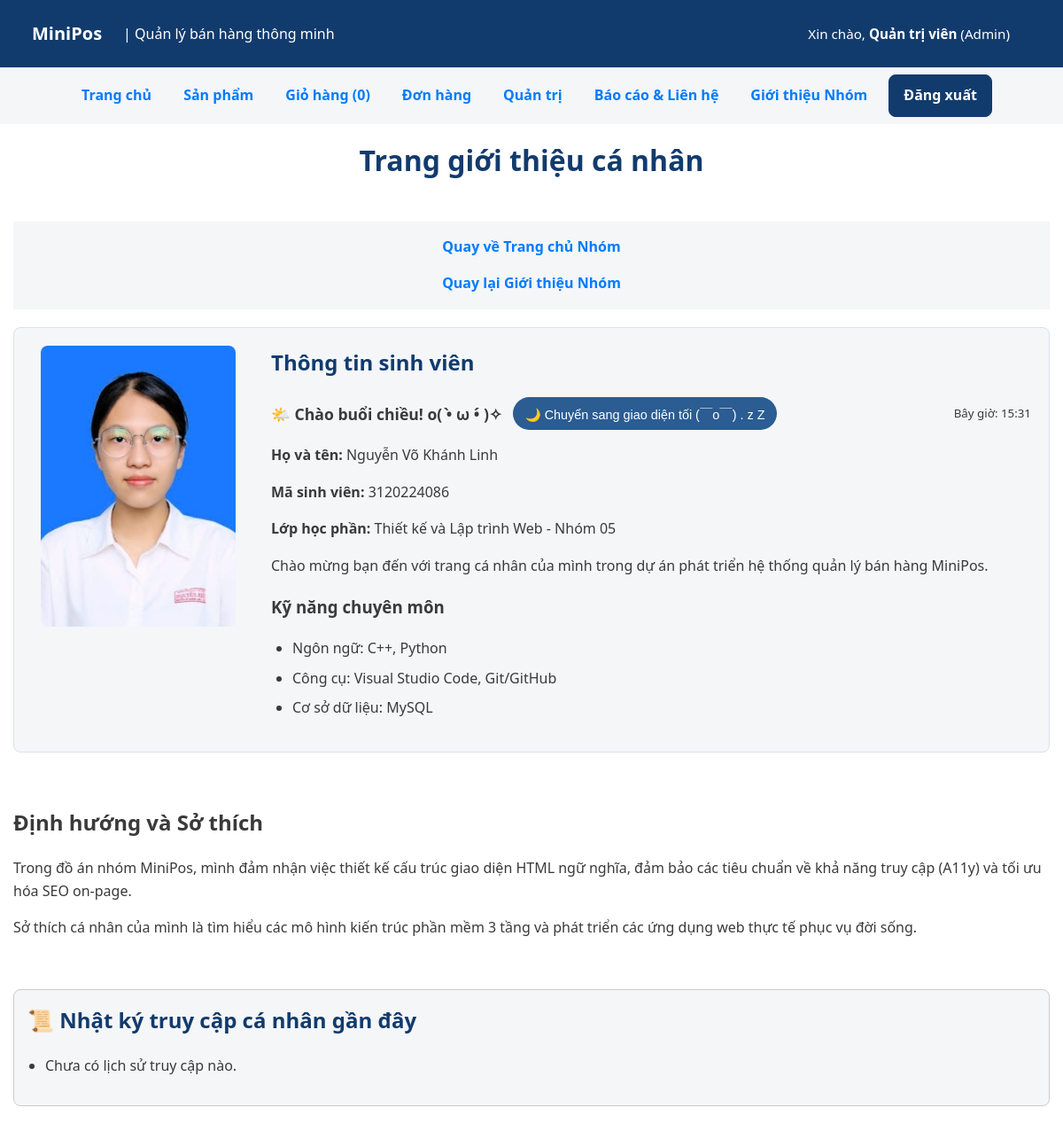
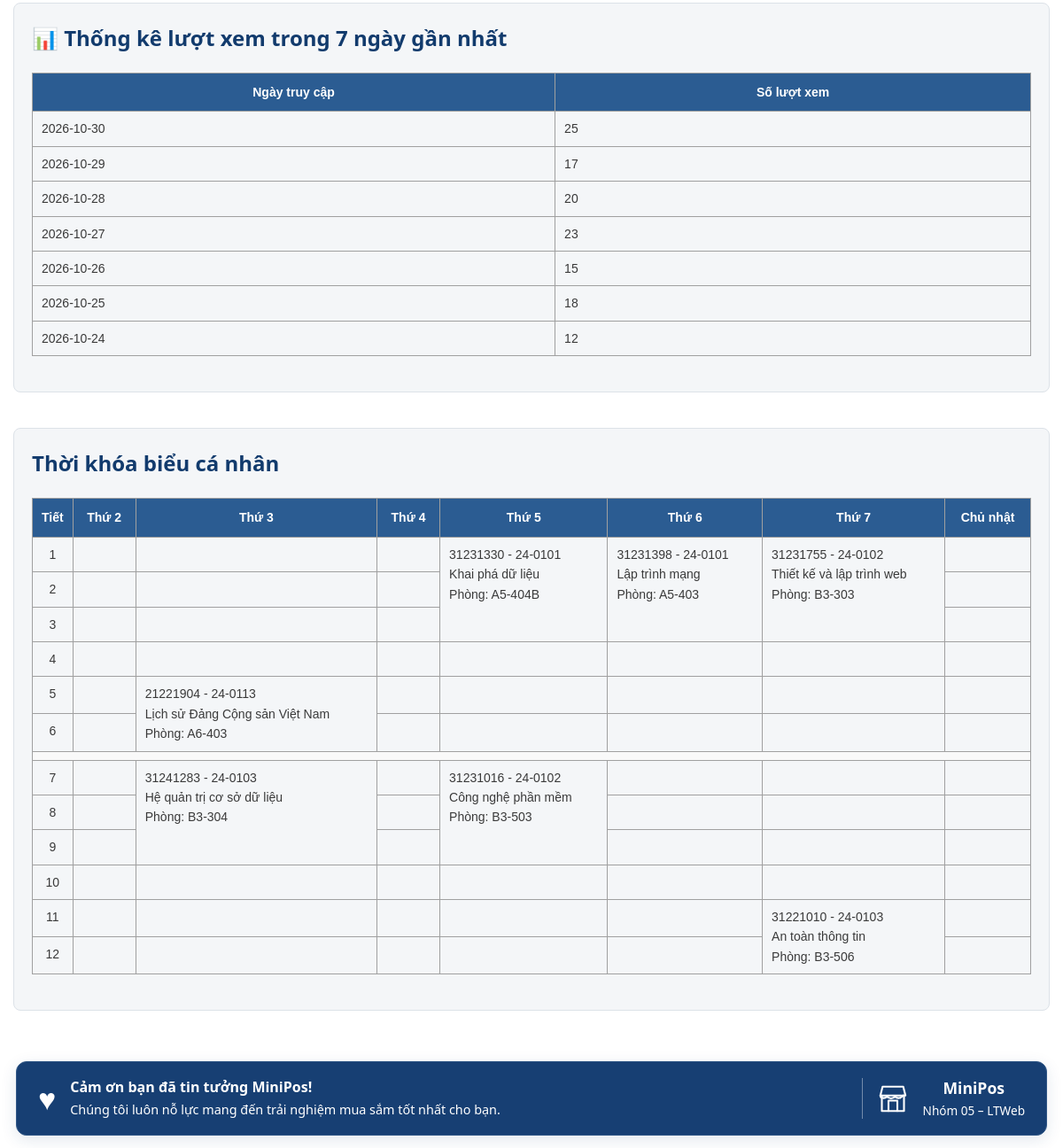
Screenshot of /thanhvien/3120224086_Linh/gioithieu.php (signed in) with the database file from the repository (2 pictures, top to bottom).
### tables this page shows
CREATE TABLE nguoi_dung (
    id       INT UNSIGNED AUTO_INCREMENT PRIMARY KEY,
    email    VARCHAR(100) NOT NULL,
    ho_ten   VARCHAR(100) NOT NULL,
    mat_khau VARCHAR(255) NOT NULL,
    vai_tro  ENUM('quan_tri', 'nhan_vien') NOT NULL DEFAULT 'nhan_vien',
    ngay_tao DATETIME NOT NULL DEFAULT CURRENT_TIMESTAMP,
    UNIQUE KEY uq_nguoi_dung_email (email)
);

CREATE TABLE tv_luot_xem (
    id             INT UNSIGNED AUTO_INCREMENT PRIMARY KEY,
    mssv           VARCHAR(15) NOT NULL,
    ngay_xem       DATE NOT NULL,
    so_luot        INT UNSIGNED NOT NULL DEFAULT 0,

    CONSTRAINT fk_tv_luot_xem_thanh_vien
        FOREIGN KEY (mssv)
        REFERENCES thanh_vien(mssv)
        ON DELETE CASCADE,

    UNIQUE KEY uq_tv_luot_xem_mssv_ngay (mssv, ngay_xem)
);

### inc/ham.php (called while the page is built, shortened)
<?php
function e(string|int|float|null $giaTri): string
{
    return htmlspecialchars(
        (string) $giaTri,
        ENT_QUOTES | ENT_SUBSTITUTE,
        'UTF-8'
    );
}

### inc/xac-thuc.php (called while the page is built, shortened)
<?php
function nguoiDung(): ?array
{
    $uid = $_SESSION['uid'] ?? null;
    static $user = null;
    if ($user === null) {
        $khoNguoiDung = new \App\Data\KhoNguoiDung(db());
        $user = $khoNguoiDung->timTheoId($uid);
    }
    return $user;
}

### inc/db.php (called while the page is built, shortened)
<?php
function db(): PDO
{
    static $pdo = null;
    if ($pdo === null) {
        $host = getenv('DB_HOST') ?: '127.0.0.1;port=3307';
        $ten  = getenv('DB_NAME') ?: 'ltweb_nhom05';
        $user = getenv('DB_USER') ?: 'sang';
        $pass = getenv('DB_PASS') !== false ? (string) getenv('DB_PASS') : '1';
        $pdo = new PDO(
            "mysql:host=$host;dbname=$ten;charset=utf8mb4",
            $user,
            $pass,
            [
                PDO::ATTR_ERRMODE            => PDO::ERRMODE_EXCEPTION,
                PDO::ATTR_DEFAULT_FETCH_MODE => PDO::FETCH_ASSOC,
                PDO::ATTR_EMULATE_PREPARES   => false,
            ]
        );
    }
    return $pdo;
}

### src/Data/KhoNguoiDung.php (called while the page is built, shortened)
<?php
final class KhoNguoiDung
{
    public function timTheoId(int $id): ?array
    {
        $st = $this->db->prepare(
            'SELECT id, email, ho_ten, vai_tro FROM nguoi_dung WHERE id = ?'
        );
        $st->execute([$id]);
        $dong = $st->fetch();
        return $dong ?: null;
    }
}

### src/Services/GioHang.php (called while the page is built, shortened)
<?php
final class GioHang
{
    public function demSoLuong(): int
    {
        return array_sum(
            array_map(
                'intval',
                $_SESSION[self::KHOA_SESSION]
            )
        );
    }
}

### thanhvien/3120224086_Linh/gioithieu.php (the view, shortened to what this page needs)
<?php
$goc = '../../';
$cssTrang = 'profile.css';
require_once $goc . 'inc/config.php';
$pdo = db();
$mssv = '3120224086';
$sql = "SELECT ngay_xem, so_luot
        FROM tv_luot_xem
        WHERE mssv = ?
          AND ngay_xem >= CURDATE() - INTERVAL 6 DAY
          AND ngay_xem <= CURDATE()
        ORDER BY ngay_xem DESC";
$stmt = $pdo->prepare($sql);
$stmt->execute([$mssv]);
$luotXem = $stmt->fetchAll();
$logs = [];
$currentTheme = (isset($_COOKIE['theme']) && $_COOKIE['theme'] === 'dark') ? 'dark' : 'light';
require_once $goc . 'inc/header.php';
?>
<main class="profile-container">
    <div class="page-title-banner">
        <h1>Trang giới thiệu cá nhân</h1>
    </div>
    <nav>
        <a href="<?= e($goc) ?>index.php">Quay về Trang chủ Nhóm</a>
        <a href="<?= e($goc) ?>gioi-thieu.php">Quay lại Giới thiệu Nhóm</a>
    </nav>
    <section class="profile-header">
        <div class="profile-avatar">
            <img
                src="linh_avatar.png"
                alt="Ảnh chân dung sinh viên Nguyễn Võ Khánh Linh"
                class="profile-img">
        </div>
        <div class="profile-info">
            <h2>Thông tin sinh viên</h2>
            <div class="tuong-tac-ca-nhan">
                <p id="loi-chao" class="loi-chao" aria-live="polite">
                </p>
                <button id="nut-giao-dien" type="button" aria-pressed="<?= $currentTheme === 'dark' ? 'true' : 'false' ?>">
                </button>
            </div>
            <p><strong>Họ và tên:</strong> Nguyễn Võ Khánh Linh</p>
            <p><strong>Mã sinh viên:</strong> 3120224086</p>
            <p>
                <strong>Lớp học phần:</strong> Thiết kế và Lập trình Web - Nhóm 05
            </p>
            <p>
                Chào mừng bạn đến với trang cá nhân của mình trong dự án phát triển
                hệ thống quản lý bán hàng MiniPos.
            </p>
            <h3>Kỹ năng chuyên môn</h3>
            <ul class="skills-list">
                <li>Ngôn ngữ: C++, Python</li>
                <li>Công cụ: Visual Studio Code, Git/GitHub</li>
                <li>Cơ sở dữ liệu: MySQL</li>
            </ul>
        </div>
    </section>
    <article>
        <h2>Định hướng và Sở thích</h2>
        <p>
            Trong đồ án nhóm MiniPos, mình đảm nhận việc thiết kế cấu trúc giao
            diện HTML ngữ nghĩa, đảm bảo các tiêu chuẩn về khả năng truy cập
            (A11y) và tối ưu hóa SEO on-page.
        </p>
        <p>
            Sở thích cá nhân của mình là tìm hiểu các mô hình kiến trúc phần mềm 3
            tầng và phát triển các ứng dụng web thực tế phục vụ đời sống.
        </p>
    </article>
    <section class="access-log-section" style="margin: 20px 0; padding: 15px; border: 1px solid #ccc; border-radius: 8px;">
        <h2>📜 Nhật ký truy cập cá nhân gần đây</h2>
        <ul style="list-style-type: disc; padding-left: 20px;">
            <?php if (!empty($logs)): ?>
                <?php foreach ($logs as $logItem): ?>
                    <li><small><?= e($logItem) ?></small></li>
                <?php endforeach; ?>
            <?php else: ?>
                <li>Chưa có lịch sử truy cập nào.</li>
            <?php endif; ?>
        </ul>
    </section>
<section class="view-count-section">
    <h2>📊 Thống kê lượt xem trong 7 ngày gần nhất</h2>
    <?php if (!empty($luotXem)): ?>
        <div class="table-responsive">
            <table class="schedule-table">
                <thead>
                    <tr>
                        <th>Ngày truy cập</th>
                        <th>Số lượt xem</th>
                    </tr>
                </thead>
                <tbody>
                    <?php foreach ($luotXem as $item): ?>
                        <tr>
                            <td><?= e($item['ngay_xem']) ?></td>
                            <td><?= e((string) $item['so_luot']) ?></td>
                        </tr>
                    <?php endforeach; ?>
                </tbody>
            </table>
        </div>
    <?php else: ?>
        <p>Chưa có dữ liệu lượt xem.</p>
    <?php endif; ?>
</section>
    <section>
        <h2>Thời khóa biểu cá nhân</h2>
        <div class="table-responsive">
            <table class="schedule-table">
                <thead>
                    <tr>
                        <th scope="col">Tiết</th>
                        <th scope="col">Thứ 2</th>
                        <th scope="col">Thứ 3</th>
                        <th scope="col">Thứ 4</th>
                        <th scope="col">Thứ 5</th>
                        <th scope="col">Thứ 6</th>
                        <th scope="col">Thứ 7</th>
                        <th scope="col">Chủ nhật</th>
                    </tr>
                </thead>
                <tbody>
                    <tr>
                        <td class="period">1</td>
                        <td></td>
                        <td></td>
                        <td></td>
                        <td rowspan="3">
                            31231330 - 24-0101<br>
                            Khai phá dữ liệu<br>
                            Phòng: A5-404B
                        </td>
                        <td rowspan="3">
                            31231398 - 24-0101<br>
                            Lập trình mạng<br>
                            Phòng: A5-403
                        </td>
                        <td rowspan="3">
                            31231755 - 24-0102<br>
                            Thiết kế và lập trình web<br>
                            Phòng: B3-303
                        </td>
                        <td></td>
                    </tr>
                    <tr>
                        <td class="period">2</td>
                        <td></td>
                        <td></td>
                        <td></td>
                        <td></td>
                    </tr>
                    <tr>
                        <td class="period">3</td>
                        <td></td>
                        <td></td>
                        <td></td>
                        <td></td>
                    </tr>
                    <tr>
                        <td class="period">4</td>
                        <td></td>
                        <td></td>
                        <td></td>
                        <td></td>
                        <td></td>
                        <td></td>
                        <td></td>
                    </tr>
                    <tr>
                        <td class="period">5</td>
                        <td></td>
                        <td rowspan="2">
                            21221904 - 24-0113<br>
                            Lịch sử Đảng Cộng sản Việt Nam<br>
                            Phòng: A6-403
                        </td>
                        <td></td>
                        <td></td>
                        <td></td>
                        <td></td>
                        <td></td>
                    </tr>
                    <tr>
                        <td class="period">6</td>
                        <td></td>
                        <td></td>
                        <td></td>
                        <td></td>
                        <td></td>
                        <td></td>
                    </tr>
                    <tr class="break-row">
                        <td colspan="8"></td>
                    </tr>
                    <tr>
                        <td class="period">7</td>
                        <td></td>
                        <td rowspan="3">
                            31241283 - 24-0103<br>
                            Hệ quản trị cơ sở dữ liệu<br>
                            Phòng: B3-304
                        </td>
                        <td></td>
                        <td rowspan="3">
                            31231016 - 24-0102<br>
                            Công nghệ phần mềm<br>
                            Phòng: B3-503
                        </td>
                        <td></td>
                        <td></td>
                        <td></td>
                    </tr>
                    <tr>
                        <td class="period">8</td>
                        <td></td>
                        <td></td>
                        <td></td>
                        <td></td>
                        <td></td>
                    </tr>
                    <tr>
                        <td class="period">9</td>
                        <td></td>
                        <td></td>
                        <td></td>
                        <td></td>
                        <td></td>
                    </tr>
                    <tr>
                        <td class="period">10</td>
                        <td></td>
                        <td></td>
                        <td></td>
                        <td></td>
                        <td></td>
                        <td></td>
                        <td></td>
                    </tr>
                    <tr>
                        <td class="period">11</td>
                        <td></td>
                        <td></td>
                        <td></td>
                        <td></td>
                        <td></td>
                        <td rowspan="2">
                            31221010 - 24-0103<br>
                            An toàn thông tin<br>
                            Phòng: B3-506
                        </td>
                        <td></td>
                    </tr>
                    <tr>
                        <td class="period">12</td>
                        <td></td>
                        <td></td>
                        <td></td>
                        <td></td>
                        <td></td>
                        <td></td>
                    </tr>
                </tbody>
            </table>
        </div>
    </section>
</main>
<?php require_once $goc . 'inc/footer.php'; ?>

### inc/header.php (shortened to what this page needs)
<?php
require_once __DIR__ . '/config.php';
$goc = isset($goc) && is_string($goc) ? $goc : '';
$trangHienTai = basename(
    is_string($_SERVER['SCRIPT_NAME'] ?? null)
        ? $_SERVER['SCRIPT_NAME']
        : 'index.php',
    '.php'
);
$soLuongGioHang = 0;
try {
    $khoSanPhamHeader = new \App\Data\KhoSanPham(db());
    $gioHangHeader = new \App\Services\GioHang($khoSanPhamHeader);
    $soLuongGioHang = $gioHangHeader->demSoLuong();
} catch (\Throwable $loi) {
    error_log('Không thể lấy số lượng giỏ hàng trên header: ' . $loi->getMessage());
}
$uHeader = nguoiDung();
$dangNhapHeader = ($uHeader !== null);
$menuHeader = [
    'index'     => 'Trang chủ',
    'danh-sach' => 'Sản phẩm',
    'gio-hang'  => 'Giỏ hàng',
];
if ($dangNhapHeader) {
    $menuHeader['don-hang'] = 'Đơn hàng';
    if (($uHeader['vai_tro'] ?? '') === 'quan_tri') {
        $menuHeader['quan-tri'] = 'Quản trị';
    }
}
$menuHeader['lien-he']    = 'Báo cáo & Liên hệ';
$menuHeader['gioi-thieu'] = 'Giới thiệu Nhóm';
?>
<!DOCTYPE html>
<html lang="vi">
<head>
    <link rel="stylesheet" href="<?= e($goc) ?>css/style.css">
    <?php if (isset($cssTrang) && is_string($cssTrang) && preg_match('/\A[a-zA-Z0-9_-]+\.css\z/', $cssTrang) === 1): ?>
        <link rel="stylesheet" href="<?= e($cssTrang) ?>">
    <?php endif; ?>
</head>
<body>
    <header class="dau-trang">
        <strong>
            <a class="lien-ket-logo-minipos" href="<?= e($goc) ?>index.php">
                MiniPos
            </a>
        </strong>
        <span>| Quản lý bán hàng thông minh</span>
        <span class="thong-tin-nguoi-dung-header">
            <?php if ($dangNhapHeader): ?>
                Xin chào, <strong><?= e($uHeader['ho_ten']) ?></strong>
                (<?= $uHeader['vai_tro'] === 'quan_tri' ? 'Admin' : 'Nhân viên' ?>)
            <?php else: ?>
                Bạn đang xem với tư cách khách.
            <?php endif; ?>
        </span>
    </header>
    <nav aria-label="Menu chính">
        <ul id="menu-chinh">
            <?php foreach ($menuHeader as $tep => $nhan): ?>
                <?php $dangXemMuc = $trangHienTai === $tep || ($tep === 'danh-sach' && $trangHienTai === 'chi-tiet'); ?>
                <li>
                    <a href="<?= e($goc . $tep . '.php') ?>" <?= $dangXemMuc ? 'aria-current="page"' : '' ?>>
                        <?= e($nhan) ?>
                        <?php if ($tep === 'gio-hang'): ?>
                            (<span data-so-luong-gio-hang aria-live="polite"><?= e($soLuongGioHang) ?></span>)
                        <?php endif; ?>
                    </a>
                </li>
            <?php endforeach; ?>
            <li class="muc-tai-khoan-header">
                <?php if ($dangNhapHeader): ?>
                    <form method="post" action="<?= e($goc) ?>dang-xuat.php" class="form-dang-xuat-header">
                        <button type="submit">Đăng xuất</button>
                    </form>
                <?php else: ?>
                    <a href="<?= e($goc) ?>dang-nhap.php" <?= $trangHienTai === 'dang-nhap' ? 'aria-current="page"' : '' ?>>
                        Đăng nhập
                    </a>
                <?php endif; ?>
            </li>
        </ul>
    </nav>

### rows the page displays
nguoi_dung: ho_ten "Quản trị viên"
tv_luot_xem: ngay_xem "2026-10-30", so_luot "25"
tv_luot_xem: ngay_xem "2026-10-29", so_luot "17"
tv_luot_xem: ngay_xem "2026-10-28", so_luot "20"
tv_luot_xem: ngay_xem "2026-10-27", so_luot "23"
tv_luot_xem: ngay_xem "2026-10-26", so_luot "15"
tv_luot_xem: ngay_xem "2026-10-25", so_luot "18"
tv_luot_xem: ngay_xem "2026-10-24", so_luot "12"

### other values shown
$nhan "Trang chủ"
$nhan "Sản phẩm"
$nhan "Giỏ hàng"
$nhan "Đơn hàng"
$nhan "Quản trị"
$nhan "Báo cáo & Liên hệ"
$nhan "Giới thiệu Nhóm"
